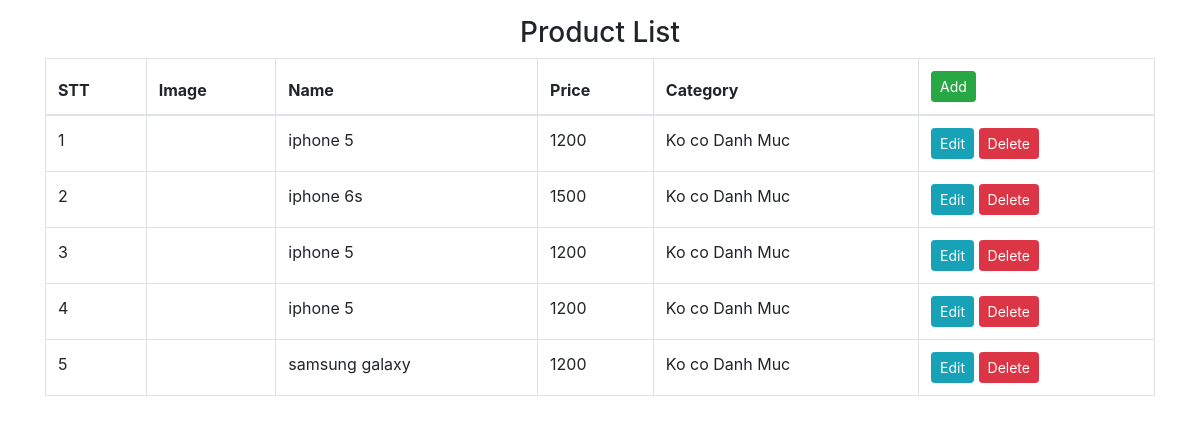
The page /oop_crud/index.php on the database its author committed.
### tables this page shows
create table products(
    id int not null primary key auto_increment,
    name varchar(255) not null,
    slug varchar(255) not null,
    image varchar(255),
    description text,
    sell_price int not null,
    list_price int,
    category_id int not null
);

### oop_crud/BaseModel.php (called while the page is built, shortened)
<?php
class BaseModel {
    protected $host = 'localhost';
    protected $dbName = 'hai_database';
    protected $user = 'root';
    protected $pass = '';
    protected $charset = 'utf8';
    public function __construct(){
        $this->connect = new PDO("mysql:host=$this->host; dbname=$this->dbName; charset=$this->charset", $this->user, $this->pass);
    }
    public static function all(){
        $model = new static();
        $model->query ="SELECT * FROM $model->table";
        $stmt=$model->connect->prepare($model->query);
        $stmt->execute();
        $result = $stmt->fetchAll(PDO::FETCH_CLASS, get_class($model));
        return $result;
    }
    public static function find($id){
        $model = new static();
        $model->query = "SELECT * FROM $model->table WHERE id = $id";
        $stmt= $model->connect->prepare($model->query);
        $stmt->execute();
        $result = $stmt->fetchAll(PDO::FETCH_CLASS, get_class($model));
        return null;
    }
}

### oop_crud/Product.php (called while the page is built, shortened)
<?php
require_once "BaseModel.php";
class Product extends BaseModel {
   public function getCategoryName($category_id)
   {
        $cate = Category::find($category_id);
        return 'Ko co Danh Muc';
   }
}

### oop_crud/index.php (the view, shortened to what this page needs)
<?php
require_once "Product.php";
$model = new Product();
$products = $model->all();
?>
<!DOCTYPE html>
<html lang="en">
<head>
    <link rel="stylesheet" href="https://stackpath.bootstrapcdn.com/bootstrap/4.5.0/css/bootstrap.min.css">
</head>
<body>
    <div class="container">
        <div class="row">
            <div class="col-12">
            <h3 class="text-center mt-3">Product List</h3>
                <table class="table table-bordered">
                    <thead>
                        <tr>
                            <th>STT</th>
                            <th>Image</th>
                            <th>Name</th>
                            <th>Price</th>
                            <th>Category</th>
                            <th><a class="btn btn-sm btn-success" href="">Add</a></th>
                        </tr>
                    </thead>
                    <tbody>
                    <?php foreach($products as $key=>$product): ?>
                        <tr>
                            <td><?= $key+1?></td>
                            <td><img width="60" src="<?= $product->image?>" alt=""></td>
                            <td><?= $product->name ?></td>
                            <td><?= $product->sell_price ?></td>
                            <td><?= $product->getCategoryName($product->category_id) ?></td>
                            <td>
                                        <a class="btn btn-sm btn-info" href="edit_product.php?id=<?= $product->id ?>">Edit</a>
                                        <a class="btn btn-sm btn-danger" href="delete_product.php?id=<?= $product->id ?>">Delete</a>
                                </td>
                        </tr>
                    <?php endforeach; ?>
                    </tbody>
                </table>
            </div>
        </div>
    </div>
</body>
</html>

### rows shown on the page
products: name "iphone 5", sell_price "1200", category_id "Ko co Danh Muc"
products: name "iphone 6s", sell_price "1500", category_id "Ko co Danh Muc"
products: name "iphone 5", sell_price "1200", category_id "Ko co Danh Muc"
products: name "iphone 5", sell_price "1200", category_id "Ko co Danh Muc"
products: name "samsung galaxy", sell_price "1200", category_id "Ko co Danh Muc"
